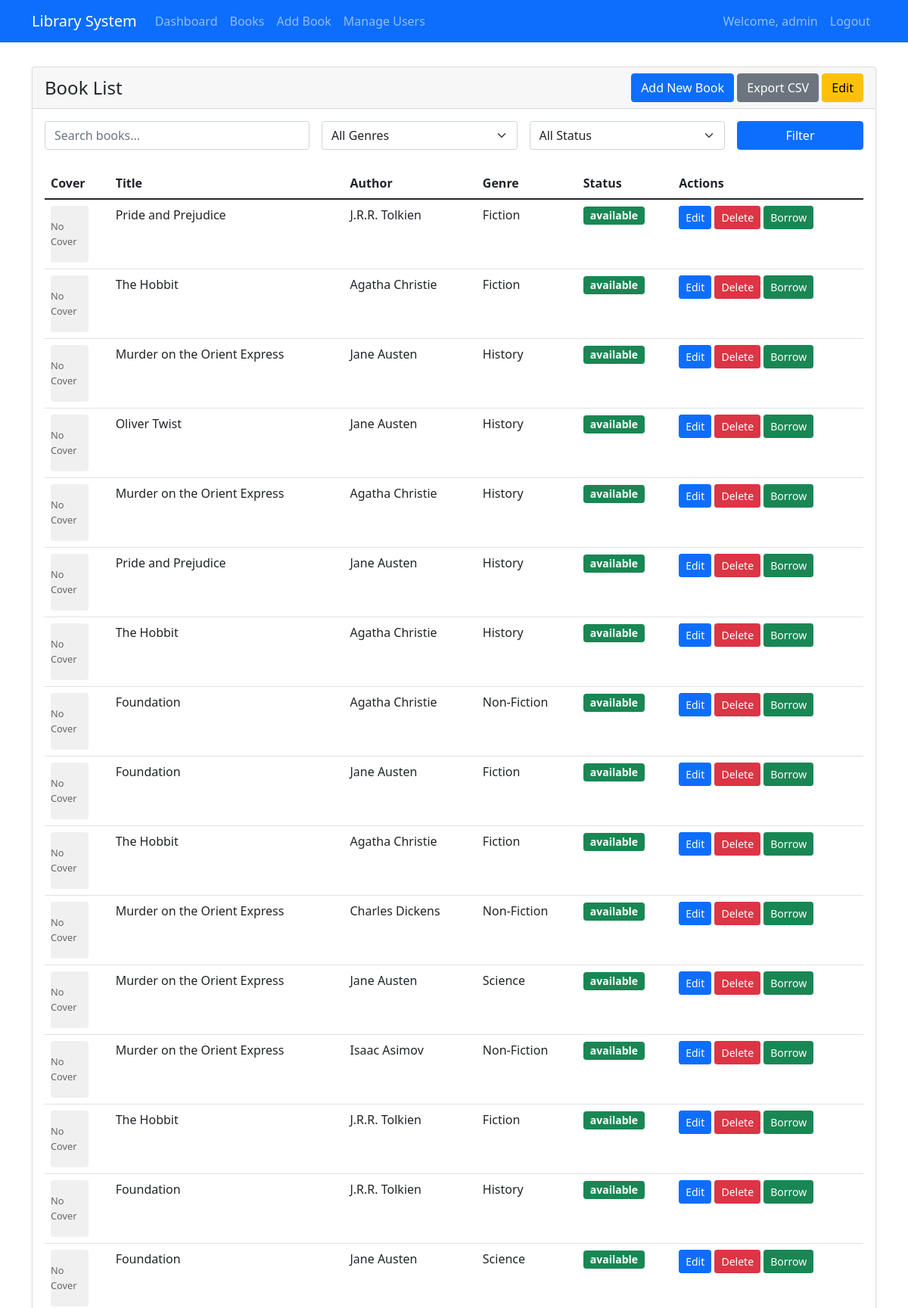
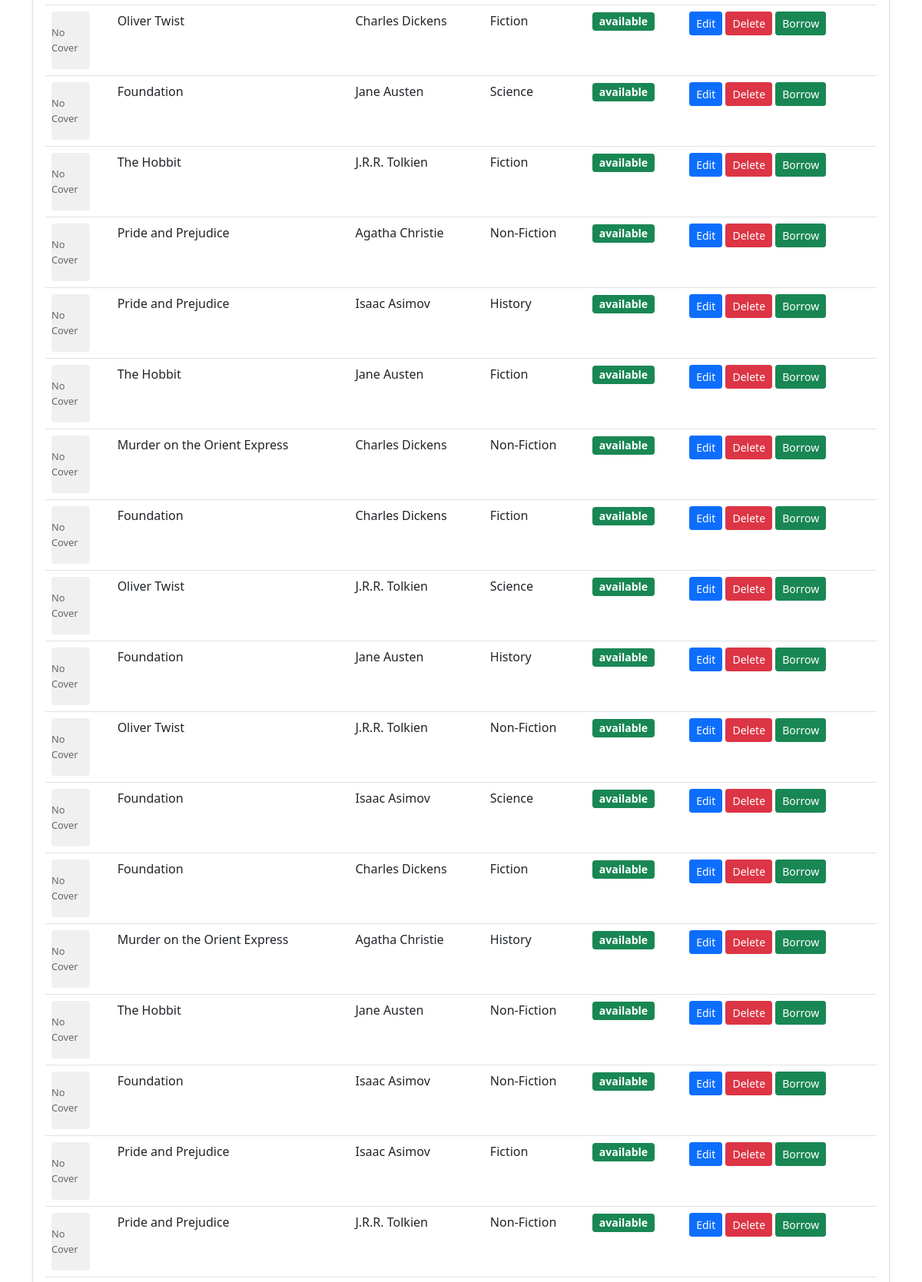
Screenshot of /books/books (signed in, upper part) with the database file from the repository (2 pictures, top to bottom).
### app/models.py (models this page shows, shortened)
class User(UserMixin, db.Model):
    id = db.Column(db.Integer, primary_key=True)
    username = db.Column(db.String(64), unique=True, nullable=False)
    email = db.Column(db.String(120), unique=True, nullable=False)
    password_hash = db.Column(db.String(128))
    role = db.Column(db.String(20), default='user')  # 'admin', 'librarian', 'user'
    created_at = db.Column(db.DateTime, default=datetime.utcnow)
    oauth_provider = db.Column(db.String(20))
    oauth_id = db.Column(db.String(100))
    borrow_records = db.relationship('BorrowRecord', backref='user', lazy='dynamic')
    def has_role(self, role):
        return self.role == role

class Book(db.Model):
    id = db.Column(db.Integer, primary_key=True)
    title = db.Column(db.String(200), nullable=False)
    author = db.Column(db.String(100), nullable=False)
    isbn = db.Column(db.String(13), unique=True)
    publication_date = db.Column(db.Date)
    genre = db.Column(db.String(50))
    description = db.Column(db.Text)
    cover_image = db.Column(db.String(200))
    status = db.Column(db.String(20), default='available')  # 'available', 'borrowed'
    created_at = db.Column(db.DateTime, default=datetime.utcnow)
    updated_at = db.Column(db.DateTime, default=datetime.utcnow, onupdate=datetime.utcnow)
    borrow_records = db.relationship('BorrowRecord', backref='book', lazy='dynamic')

### app/books/routes.py (the view, shortened to what this page needs)
@books_bp.route('/books')
@login_required
def book_list():
    query = Book.query
    search = request.args.get('search')
    genre = request.args.get('genre')
    status = request.args.get('status')
    if genre:
        query = query.filter_by(genre=genre)
    if status:
        query = query.filter_by(status=status)
    books = query.all()
    return render_template('books/book_list.html', books=books)

### app/__init__.py (called while the page is built)
def create_app(config_class=Config):
    app = Flask(__name__)
    app.config.from_object(config_class)
    db.init_app(app)
    migrate.init_app(app, db)
    login.init_app(app)
    from app.models import User
    @login.user_loader
    def load_user(user_id):
        return User.query.get(int(user_id))
    from app.auth.routes import auth_bp
    from app.books.routes import books_bp
    from app.routes import main_bp
    app.register_blueprint(main_bp)
    app.register_blueprint(auth_bp)
    app.register_blueprint(books_bp, url_prefix='/books')
    @app.route('/')
    def index():
        return redirect(url_for('books.dashboard'))
    return app

### app/templates/books/book_list.html (shortened to what this page needs)
{% extends "base.html" %}
{% block content %}
<div class="card">
    <div class="card-header">
        <div class="row align-items-center">
            <div class="col-md-6">
                <h4 class="mb-0">Book List</h4>
            </div>
            <div class="col-md-6 text-end">
                {% if current_user.role == 'admin' %}
                <a href="{{ url_for('books.new_book') }}" class="btn btn-primary">Add New Book</a>
                <a href="{{ url_for('books.export_csv') }}" class="btn btn-secondary">Export CSV</a>
                <a href="#" class="btn btn-warning">Edit</a>
                {% endif %}
            </div>
        </div>
    </div>
    <div class="card-body">
        <form class="row g-3 mb-4">
            <div class="col-md-4">
                <input type="text" class="form-control" name="search" placeholder="Search books..." value="{{ request.args.get('search', '') }}">
            </div>
            <div class="col-md-3">
                <select class="form-select" name="genre">
                    <option value="">All Genres</option>
                </select>
            </div>
            <div class="col-md-3">
                <select class="form-select" name="status">
                    <option value="">All Status</option>
                </select>
            </div>
            <div class="col-md-2">
                <button type="submit" class="btn btn-primary w-100">Filter</button>
            </div>
        </form>
        <div class="table-responsive">
            <table class="table table-hover">
                <thead>
                    <tr>
                        <th>Cover</th>
                        <th>Title</th>
                        <th>Author</th>
                        <th>Genre</th>
                        <th>Status</th>
                        <th>Actions</th>
                    </tr>
                </thead>
                <tbody>
                    {% for book in books %}
                    <tr>
                        <td>
                            {% if book.cover_image %}
                            <img src="{{ book.cover_image }}" alt="Cover" class="book-cover-thumb">
                            {% else %}
                            <div class="no-cover">No Cover</div>
                            {% endif %}
                        </td>
                        <td>{{ book.title }}</td>
                        <td>{{ book.author }}</td>
                        <td>{{ book.genre }}</td>
                        <td>
                            <span class="badge bg-{{ 'success' if book.status == 'available' else 'warning' }}">
                                {{ book.status }}
                            </span>
                        </td>
                        <td>
                            {% if current_user.role in ['admin', 'librarian'] %}
                            <a href="{{ url_for('books.edit_book', id=book.id) }}" class="btn btn-sm btn-primary">Edit</a>
                            <form action="{{ url_for('books.delete_book', id=book.id) }}" method="POST" style="display: inline;">
                                <button type="submit" class="btn btn-sm btn-danger" onclick="return confirm('Are you sure?')">Delete</button>
                            </form>
                            {% endif %}
                            {% if book.status == 'available' %}
                            <form action="{{ url_for('books.checkout_book', id=book.id) }}" method="POST" style="display: inline;">
                                <button type="submit" class="btn btn-sm btn-success">Borrow</button>
                            </form>
                            {% endif %}
                        </td>
                    </tr>
                    {% endfor %}
                </tbody>
            </table>
        </div>
    </div>
</div>
{% endblock %}

### app/templates/base.html (shortened to what this page needs)
<!DOCTYPE html>
<html lang="en">
<head>
    <link href="https://cdn.jsdelivr.net/npm/bootstrap@5.1.3/dist/css/bootstrap.min.css" rel="stylesheet">
    <link href="{{ url_for('static', filename='css/style.css') }}" rel="stylesheet">
</head>
<body>
    <nav class="navbar navbar-expand-lg navbar-dark bg-primary">
        <div class="container">
            {% if current_user.is_authenticated %}
                <a class="navbar-brand" href="{{ url_for('main.index') }}">Library System</a>
            {% endif %}
            <div class="collapse navbar-collapse" id="navbarNav">
                <ul class="navbar-nav me-auto">
                    {% if current_user.is_authenticated %}
                        <li class="nav-item">
                            <a class="nav-link" href="{{ url_for('books.dashboard') }}">Dashboard</a>
                        </li>
                        <li class="nav-item">
                            <a class="nav-link" href="{{ url_for('books.book_list') }}">Books</a>
                        </li>
                        {% if current_user.role in ['admin', 'librarian'] %}
                        <li class="nav-item">
                            <a class="nav-link" href="{{ url_for('books.new_book') }}">Add Book</a>
                        </li>
                        {% endif %}
                        {% if current_user.is_authenticated and current_user.has_role('admin') %}
                        <li class="nav-item">
                            <a class="nav-link" href="{{ url_for('auth.admin_users') }}">Manage Users</a>
                        </li>
                        {% endif %}
                    {% endif %}
                </ul>
                <ul class="navbar-nav">
                    {% if current_user.is_authenticated %}
                        <li class="nav-item">
                            <a class="nav-link" href="{{ url_for('auth.change_password') }}">Welcome, {{ current_user.username }}</a>
                        </li>
                        <li class="nav-item">
                            <a class="nav-link" href="{{ url_for('auth.logout') }}">Logout</a>
                        </li>
                    {% else %}
                        <li class="nav-item">
                            <a class="nav-link" href="{{ url_for('auth.login') }}">Login</a>
                        </li>
                    {% endif %}
                </ul>
            </div>
        </div>
    </nav>
    <div class="container mt-4">
        {% block content %}{% endblock %}
    </div>
</body>
</html>

### app/static/css/style.css (style rules this page uses)
.no-cover { width: 50px; height: 75px; background-color: #f0f0f0; display: flex; align-items: center; justify-content: center; font-size: 0.8rem; color: #666; border-radius: 4px; }
.card { box-shadow: 0 0.125rem 0.25rem rgba(0, 0, 0, 0.075); margin-bottom: 1.5rem; }
.table-responsive { margin-bottom: 1rem; }
.badge { font-size: 0.875rem; }
.navbar { margin-bottom: 2rem; }
.btn-group-sm > .btn, .btn-sm { padding: 0.25rem 0.5rem; font-size: 0.875rem; border-radius: 0.2rem; }

### rows the page displays
User: username "admin"
Book: shows "No Cover", title "Pride and Prejudice", author "J.R.R. Tolkien", genre "Fiction", status "available"
Book: shows "No Cover", title "The Hobbit", author "Agatha Christie", genre "Fiction", status "available"
Book: shows "No Cover", title "Murder on the Orient Express", author "Jane Austen", genre "History", status "available"
Book: shows "No Cover", title "Oliver Twist", author "Jane Austen", genre "History", status "available"
Book: shows "No Cover", title "Murder on the Orient Express", author "Agatha Christie", genre "History", status "available"
Book: shows "No Cover", title "Pride and Prejudice", author "Jane Austen", genre "History", status "available"
Book: shows "No Cover", title "The Hobbit", author "Agatha Christie", genre "History", status "available"
Book: shows "No Cover", title "Foundation", author "Agatha Christie", genre "Non-Fiction", status "available"
Book: shows "No Cover", title "Foundation", author "Jane Austen", genre "Fiction", status "available"
Book: shows "No Cover", title "The Hobbit", author "Agatha Christie", genre "Fiction", status "available"
Book: shows "No Cover", title "Murder on the Orient Express", author "Charles Dickens", genre "Non-Fiction", status "available"
Book: shows "No Cover", title "Murder on the Orient Express", author "Jane Austen", genre "Science", status "available"
Book: shows "No Cover", title "Murder on the Orient Express", author "Isaac Asimov", genre "Non-Fiction", status "available"
Book: shows "No Cover", title "The Hobbit", author "J.R.R. Tolkien", genre "Fiction", status "available"
Book: shows "No Cover", title "Foundation", author "J.R.R. Tolkien", genre "History", status "available"
Book: shows "No Cover", title "Foundation", author "Jane Austen", genre "Science", status "available"
Book: shows "No Cover", title "Oliver Twist", author "Charles Dickens", genre "Fiction", status "available"
Book: shows "No Cover", title "Foundation", author "Jane Austen", genre "Science", status "available"
Book: shows "No Cover", title "The Hobbit", author "J.R.R. Tolkien", genre "Fiction", status "available"
Book: shows "No Cover", title "Pride and Prejudice", author "Agatha Christie", genre "Non-Fiction", status "available"
Book: shows "No Cover", title "Pride and Prejudice", author "Isaac Asimov", genre "History", status "available"
Book: shows "No Cover", title "The Hobbit", author "Jane Austen", genre "Fiction", status "available"
Book: shows "No Cover", title "Murder on the Orient Express", author "Charles Dickens", genre "Non-Fiction", status "available"
Book: shows "No Cover", title "Foundation", author "Charles Dickens", genre "Fiction", status "available"
Book: shows "No Cover", title "Oliver Twist", author "J.R.R. Tolkien", genre "Science", status "available"
Book: shows "No Cover", title "Foundation", author "Jane Austen", genre "History", status "available"
Book: shows "No Cover", title "Oliver Twist", author "J.R.R. Tolkien", genre "Non-Fiction", status "available"
Book: shows "No Cover", title "Foundation", author "Isaac Asimov", genre "Science", status "available"
Book: shows "No Cover", title "Foundation", author "Charles Dickens", genre "Fiction", status "available"
Book: shows "No Cover", title "Murder on the Orient Express", author "Agatha Christie", genre "History", status "available"
Book: shows "No Cover", title "The Hobbit", author "Jane Austen", genre "Non-Fiction", status "available"
Book: shows "No Cover", title "Foundation", author "Isaac Asimov", genre "Non-Fiction", status "available"
Book: shows "No Cover", title "Pride and Prejudice", author "Isaac Asimov", genre "Fiction", status "available"
Book: shows "No Cover", title "Pride and Prejudice", author "J.R.R. Tolkien", genre "Non-Fiction", status "available"
